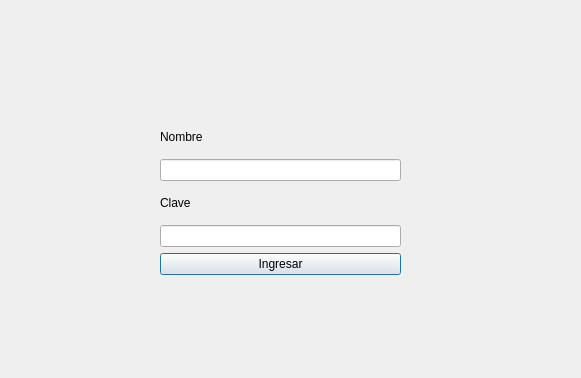
<?xml version="1.0" encoding="UTF-8"?>
<ui version="4.0">
 <class>LogIn</class>
 <widget class="QDialog" name="LogIn">
  <property name="geometry">
   <rect>
    <x>0</x>
    <y>0</y>
    <width>581</width>
    <height>378</height>
   </rect>
  </property>
  <property name="windowTitle">
   <string>Usuario</string>
  </property>
  <widget class="QWidget" name="gridLayoutWidget">
   <property name="geometry">
    <rect>
     <x>160</x>
     <y>120</y>
     <width>241</width>
     <height>155</height>
    </rect>
   </property>
   <layout class="QGridLayout" name="gridLayout">
    <item row="2" column="0">
     <widget class="QLineEdit" name="Usuario"/>
    </item>
    <item row="3" column="0">
     <widget class="QLabel" name="label_2">
      <property name="text">
       <string>Clave</string>
      </property>
     </widget>
    </item>
    <item row="5" column="0">
     <widget class="QPushButton" name="IngresarBtn">
      <property name="text">
       <string>Ingresar</string>
      </property>
     </widget>
    </item>
    <item row="4" column="0">
     <widget class="QLineEdit" name="Clave">
      <property name="echoMode">
       <enum>QLineEdit::EchoMode::Password</enum>
      </property>
     </widget>
    </item>
    <item row="0" column="0">
     <widget class="QLabel" name="label">
      <property name="sizePolicy">
       <sizepolicy hsizetype="Minimum" vsizetype="Preferred">
        <horstretch>0</horstretch>
        <verstretch>0</verstretch>
       </sizepolicy>
      </property>
      <property name="text">
       <string>Nombre</string>
      </property>
     </widget>
    </item>
   </layout>
  </widget>
 </widget>
 <resources/>
 <connections/>
</ui>
